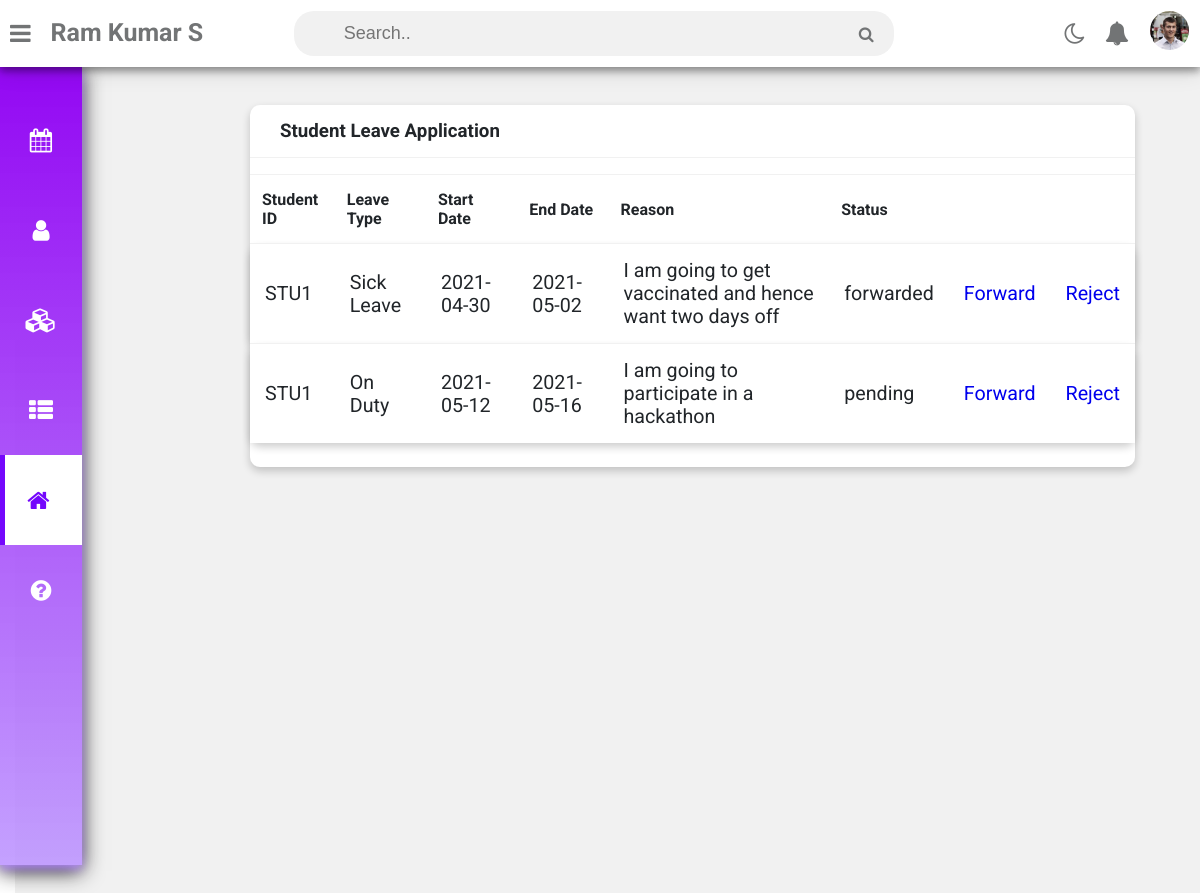
Page /gatepass_fac.php (signed in) on the committed database.
### tables this page shows
CREATE TABLE `faculty` (
  `Fac_ID` varchar(10) NOT NULL,
  `Name` varchar(50) NOT NULL,
  `email_id` varchar(35) NOT NULL,
  `qualification` varchar(20) NOT NULL,
  `position` varchar(20) NOT NULL,
  `interest` varchar(100) NOT NULL,
  `address` varchar(100) NOT NULL,
  `dept` varchar(50) NOT NULL,
  `mobile` varchar(10) NOT NULL,
  `image_path` varchar(1024) DEFAULT 'https://www.pinclipart.com/picdir/middle/128-1286122_business-person-icon-clipart.png',
  `wallet` int(5) DEFAULT NULL
);

CREATE TABLE `gatepass` (
  `student_id` varchar(10) NOT NULL,
  `start_date` date NOT NULL,
  `end_date` date NOT NULL,
  `type` varchar(25) NOT NULL,
  `reason` varchar(1000) NOT NULL,
  `status` varchar(20) NOT NULL,
  `Fac_ID` varchar(10) NOT NULL
);

CREATE TABLE `st_leave_percentage` (
  `student_id` varchar(10) NOT NULL,
  `leave_percentage` int(11) NOT NULL
);

### gatepass_fac.php (the view, shortened to what this page needs)
<?php
  include('db.php');
?>
<!DOCTYPE html>
<html>
<head>
 	<link rel="stylesheet" href="https://cdnjs.cloudflare.com/ajax/libs/font-awesome/4.7.0/css/font-awesome.min.css">
	<link rel="stylesheet" type="text/css" href="https://cdnjs.cloudflare.com/ajax/libs/Chart.js/2.9.3/Chart.min.css">
	<link rel="stylesheet" href="https://maxcdn.bootstrapcdn.com/font-awesome/4.5.0/css/font-awesome.min.css">
	<link rel="stylesheet" type="text/css" href="head_faculty.css">
</head>
<body class="overlay-scrollbar">
	<div class="navbar">
		<ul class="navbar-nav">
			<li class="nav-item">
				<a class="nav-link">
					<i class="fa fa-bars" onclick="collapseSidebar()"></i>
				</a>
			</li>
			<li class="nav-item faculty">
				<b><?php
				$username=$_SESSION['userid'];
				$sql = "select * from faculty, login where (login.Fac_ID='$username' || login.mobile='$username') && login.Fac_ID=faculty.Fac_ID ";
				$result=mysqli_query($con,$sql);
		        $row=mysqli_fetch_assoc($result);
				echo $row['Name'];
				?></b>
			</li>
		</ul>
		<form class="navbar-search">
			<input type="text" name="Search" class="navbar-search-input" placeholder="Search..">
			<i class="fa fa-search"></i>
		</form>
		<ul class="navbar-nav nav-right">
			<li class="nav-item mode">
				<a class="nav-link" href="#" onclick="switchTheme()">
					<i class="fa fa-moon-o dark"></i>
				</a>
			</li>
			<li class="nav-item">
				<a class="nav-link">
      				<i class="fa fa-bell" aria-hidden="true"></i>
   				 </a>
   			</li>
			<li class="nav-item avt-wrapper">
				<div class="avt dropdown">
          <img src="<?php echo $row['image_path'] ?>" alt="User image" class="dropdown-toggle" data-toggle="user-menu">
				</div>
			</li>
		</ul>
	</div>
  <div class="sidebar">
		<ul class="sidebar-nav">
			<li class="sidebar-nav-item">
				<a href="timetable.php" class="sidebar-nav-link">
					<div>
						<i class="fa fa-calendar"></i>
					</div>
				</a>
			</li>
			<li class="sidebar-nav-item">
				<a href="profile.php" class="sidebar-nav-link">
					<div>
						<i class="fa fa-user"></i>
					</div>
				</a>
			</li>
			<li  class="sidebar-nav-item">
				<a href="courses_main.php" class="sidebar-nav-link">
					<div>
						<i class="fa fa-cubes"></i>
					</div>
				</a>
			</li>
			<li  class="sidebar-nav-item">
				<a href="index.php" class="sidebar-nav-link">
					<div>
						<i class="fa fa-th-list"></i>
					</div>
				</a>
			</li>
			<li  class="sidebar-nav-item">
				<a href="gatepass_fac.php" class="sidebar-nav-link active">
					<div>
						<i class="fa fa-home"></i>
					</div>
				</a>
			</li>
			<li  class="sidebar-nav-item">
				<a href="#" class="sidebar-nav-link">
					<div>
						<i class="fa fa-question-circle"></i>
					</div>
				</a>
			</li>
		</ul>
	</div>
	<div class="wrapper">
		<div class="row">
			<div class="col-12 col-m-12 col-sm-12">
				<div class="card">
					<div class="card-header">
						<h3>
							Student Leave Application
						</h3>
					</div>
	<?php
							$query = "SELECT * FROM gatepass where Fac_ID='$username' and status<>'emergency'";
							$query_run = mysqli_query($con,$query);
	?>
	<section class="component-section" id="employee">
        <table class="table pmd-table table-hover pmd-table-card">
                <thead class="thead-light">
                    <tr>
                        <th>Student ID</th>
                        <th>Leave Type</th>
                        <th>Start Date</th>
                        <th>End Date</th>
                        <th>Reason</th>
                        <th>Status</th>
                        <th></th>
                        <th></th>
                    </tr>
                </thead>
                	<?php
                	if($query_run)
								{
									foreach($query_run as $row)
									{
										$s_id = $row['student_id']
					?>
					<tbody>
                    <tr class="card1">
                        <td data-title="Employee"><?php echo $row['student_id']; ?></td>
                        <td data-title="Leave Type"><?php echo $row['type']; ?></td>
                        <td data-title="Start Date"><?php echo $row['start_date']; ?></td>
                        <td data-title="End Date"><?php echo $row['end_date']; ?></td>
                        <td data-title="Reason"><?php echo $row['reason']; ?></td>
                        <td data-title="Status"><?php echo $row['status']; ?></td>
		                    <?php
		                    if($row['status']!="accepted" and $row['status']!="rejected")
		                    {
		                        	$query1 = "SELECT * FROM `st_leave_percentage` where student_id='$s_id'";
		                        	$query_run1 = mysqli_query($con,$query1);
		                        	if($query_run1)
		                        	{
		                        		foreach($query_run1 as $row1)
		                        		{
		                        			if($row1['leave_percentage'] < 100)
		                        			{
			                        			if($row1['leave_percentage'] < 80)
			                        			{
		                    ?>
						                        	<td>
						                        		<a href="accept_st.php?start_date=<?php echo $row['start_date'];?>&student_id=<?php echo $row['student_id']; ?>">Accept</a>
						                        	</td>
		                    					<?php
						                        }
						                        else
						                        {
						                        ?>
						                        <td>
						                            <a href="frwd_st.php?start_date=<?php echo $row['start_date'];?>&student_id=<?php echo $row['student_id']; ?>">Forward</a>
						                        </td>
					                        <?php
					                   		}
					                   	}
					                   		else
					                   		{
		                   					?>
						                   		<td></td>
		                   					<?php
		                  					}
		                  			}
		                  	}
		                   					?>
		                        <td>
		                            <a href="reject_st.php?start_date=<?php echo $row['start_date'];?>&student_id=<?php echo $row['student_id']; ?>">Reject</a>
		                        </td>
		                        <?php
		                    }
		                    else
		                    {
		                    	?>
		                    	<td></td>
		                    	<td></td>
		                    <?php
		                    }
		                    ?>
                    </tr >
                </tbody>
                <?php
									}
						}
							?>
        </table>
    </section>
</div>
</div>
</div>
</div>
</body>
</html>

### rows in the picture
gatepass: student "STU1", type "Sick Leave", start_date "2021-04-30", end_date "2021-05-02", reason "I am going to get vaccinated and hence want two days off", status "forwarded"
gatepass: student "STU1", type "On Duty", start_date "2021-05-12", end_date "2021-05-16", reason "I am going to participate in a hackathon", status "pending"

### other values in the picture
$row['Name'] "Ram Kumar S"
